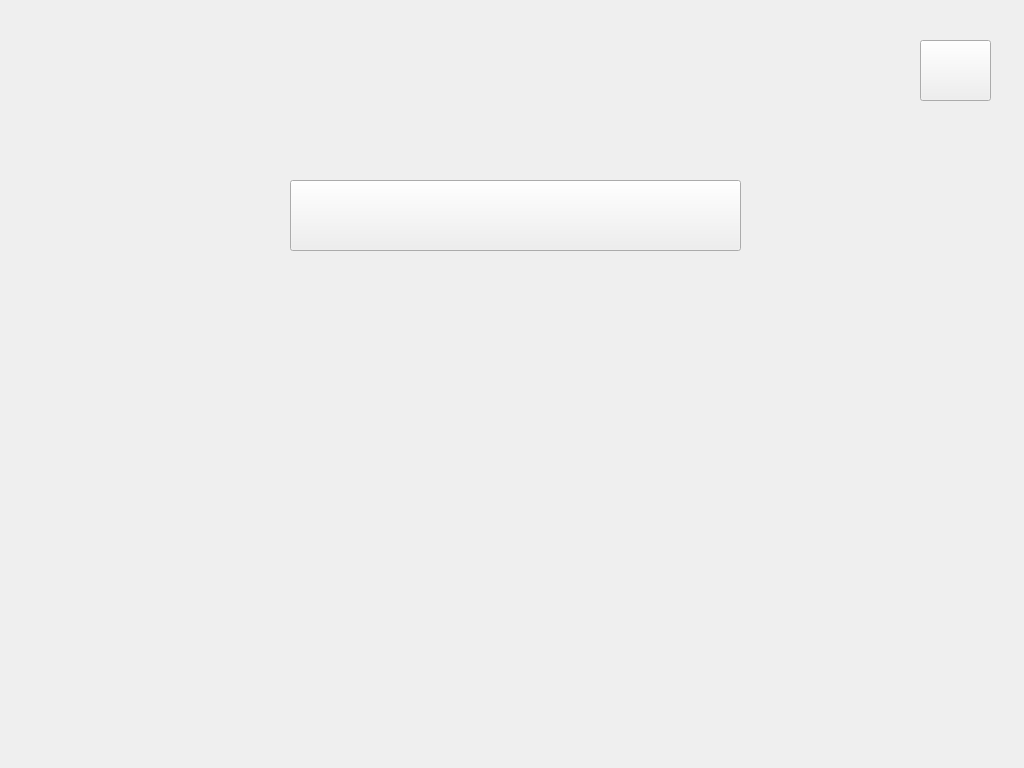
<?xml version="1.0" encoding="UTF-8"?>
<ui version="4.0">
 <class>MyWorkoutsScreen</class>
 <widget class="QWidget" name="MyWorkoutsScreen">
  <property name="geometry">
   <rect>
    <x>0</x>
    <y>0</y>
    <width>1024</width>
    <height>768</height>
   </rect>
  </property>
  <property name="windowTitle">
   <string>Form</string>
  </property>
  <property name="styleSheet">
   <string notr="true">QWidget[objectName|=&quot;invisibleButton&quot;]{border: none; }
QWidget{font-family: Tamworth Gothic}</string>
  </property>
  <widget class="QLabel" name="backgroundLabel">
   <property name="geometry">
    <rect>
     <x>0</x>
     <y>0</y>
     <width>1024</width>
     <height>768</height>
    </rect>
   </property>
   <property name="text">
    <string/>
   </property>
   <property name="pixmap">
    <pixmap resource="images.qrc">:/images/images/My Workouts.png</pixmap>
   </property>
  </widget>
  <widget class="QPushButton" name="invisibleButton_6">
   <property name="geometry">
    <rect>
     <x>290</x>
     <y>180</y>
     <width>451</width>
     <height>71</height>
    </rect>
   </property>
   <property name="text">
    <string/>
   </property>
  </widget>
  <widget class="QLabel" name="downArrowLabel">
   <property name="geometry">
    <rect>
     <x>460</x>
     <y>690</y>
     <width>101</width>
     <height>41</height>
    </rect>
   </property>
   <property name="text">
    <string/>
   </property>
   <property name="pixmap">
    <pixmap resource="images.qrc">:/My Workouts/images/Down Arrow.png</pixmap>
   </property>
  </widget>
  <widget class="QLabel" name="upArrowLabel">
   <property name="geometry">
    <rect>
     <x>460</x>
     <y>280</y>
     <width>111</width>
     <height>41</height>
    </rect>
   </property>
   <property name="text">
    <string/>
   </property>
   <property name="pixmap">
    <pixmap resource="images.qrc">:/My Workouts/images/Up-Arrow.png</pixmap>
   </property>
  </widget>
  <widget class="QScrollArea" name="scrollArea">
   <property name="geometry">
    <rect>
     <x>222</x>
     <y>330</y>
     <width>501</width>
     <height>364</height>
    </rect>
   </property>
   <property name="autoFillBackground">
    <bool>false</bool>
   </property>
   <property name="styleSheet">
    <string notr="true">background: rgba(255,255,255,0);
border: none;</string>
   </property>
   <property name="widgetResizable">
    <bool>true</bool>
   </property>
   <widget class="QWidget" name="scrollAreaWidgetContents">
    <property name="geometry">
     <rect>
      <x>0</x>
      <y>0</y>
      <width>501</width>
      <height>364</height>
     </rect>
    </property>
   </widget>
  </widget>
  <widget class="InvisibleButton" name="invisibleButton_upArrowButton" native="true">
   <property name="geometry">
    <rect>
     <x>460</x>
     <y>270</y>
     <width>108</width>
     <height>61</height>
    </rect>
   </property>
   <property name="text" stdset="0">
    <string/>
   </property>
  </widget>
  <widget class="InvisibleButton" name="invisibleButton_downArrowButton" native="true">
   <property name="geometry">
    <rect>
     <x>460</x>
     <y>680</y>
     <width>108</width>
     <height>61</height>
    </rect>
   </property>
   <property name="text" stdset="0">
    <string/>
   </property>
  </widget>
  <widget class="QPushButton" name="invisibleButton_7">
   <property name="geometry">
    <rect>
     <x>920</x>
     <y>40</y>
     <width>71</width>
     <height>61</height>
    </rect>
   </property>
   <property name="text">
    <string/>
   </property>
  </widget>
 </widget>
 <customwidgets>
  <customwidget>
   <class>InvisibleButton</class>
   <extends>QWidget</extends>
   <header>invisiblebutton.h</header>
  </customwidget>
 </customwidgets>
 <resources>
  <include location="images.qrc"/>
 </resources>
 <connections/>
</ui>
